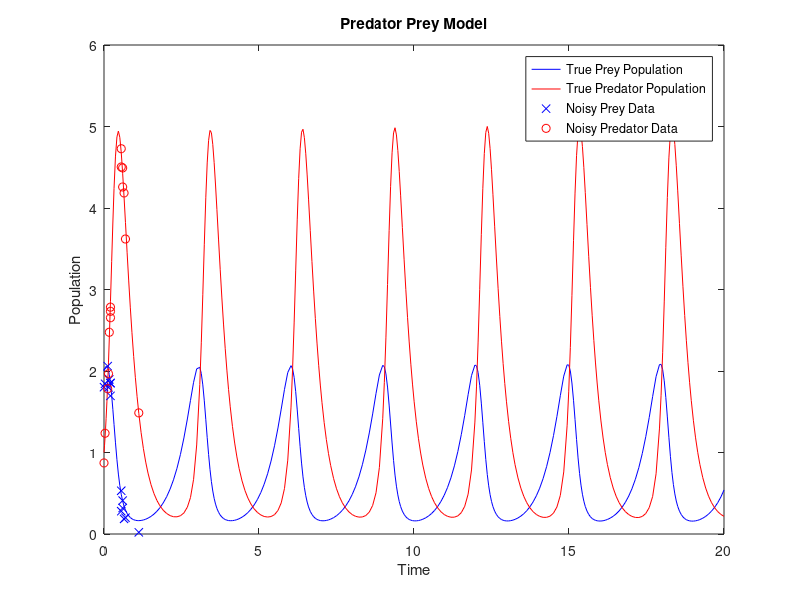

The MATLAB source for this figure:
alpha = 2; beta = 4/3; delta = 4; gamma = 3; tf = 20; 
%alpha = 4; beta = 0.4; delta = 0.9; gamma = 0.3; tf = 20; 
tspan = [0 tf];
f = @(t,y) [alpha*y(1)-beta*y(1)*y(2); delta*y(1)*y(2)-gamma*y(2)];
[t,u] = ode45(f,[0 tf],[2 1]);
%[t,u] = ode45(f,[0 tf],[10 10]);
plot(t,u(:,1),'b-',t,u(:,2),'r-');
hold on;

%Take random points and add some noise
len = ceil(size(u,1)/10);
indices = randi([1,len],ceil(len/2),1);
noise = 0.1*(randn(ceil(len/2),2)-0.5);
data = u(indices,:) + noise;
plot(t(indices),data(:,1),'bx', t(indices), data(:,2), 'ro');
title('Predator Prey Model');
xlabel('Time');
ylabel('Population');
legend('True Prey Population', 'True Predator Population', 'Noisy Prey Data', 'Noisy Predator Data')

%Write to text file
csvwrite('pred_prey_true.txt',[t,u])
csvwrite('pred_prey_noisy_data.txt',[t(indices),data])